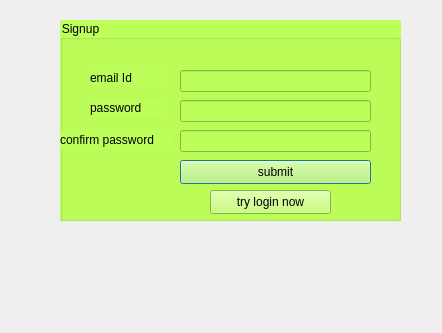
<?xml version="1.0" encoding="UTF-8"?>
<ui version="4.0">
 <class>mmm</class>
 <widget class="QDialog" name="mmm">
  <property name="geometry">
   <rect>
    <x>0</x>
    <y>0</y>
    <width>442</width>
    <height>333</height>
   </rect>
  </property>
  <property name="windowTitle">
   <string>SIGNUP</string>
  </property>
  <widget class="QGroupBox" name="groupBox">
   <property name="geometry">
    <rect>
     <x>60</x>
     <y>20</y>
     <width>341</width>
     <height>201</height>
    </rect>
   </property>
   <property name="styleSheet">
    <string notr="true">background-color: rgb(189, 255, 90);</string>
   </property>
   <property name="title">
    <string>Signup</string>
   </property>
   <widget class="QLabel" name="label">
    <property name="geometry">
     <rect>
      <x>30</x>
      <y>50</y>
      <width>71</width>
      <height>16</height>
     </rect>
    </property>
    <property name="styleSheet">
     <string notr="true">font: 700 10pt &quot;Segoe UI&quot;;</string>
    </property>
    <property name="text">
     <string>email Id</string>
    </property>
   </widget>
   <widget class="QLabel" name="label_2">
    <property name="geometry">
     <rect>
      <x>30</x>
      <y>80</y>
      <width>71</width>
      <height>16</height>
     </rect>
    </property>
    <property name="styleSheet">
     <string notr="true">font: 700 10pt &quot;Segoe UI&quot;;</string>
    </property>
    <property name="text">
     <string>password</string>
    </property>
   </widget>
   <widget class="QLineEdit" name="lineEdit">
    <property name="geometry">
     <rect>
      <x>120</x>
      <y>50</y>
      <width>191</width>
      <height>22</height>
     </rect>
    </property>
   </widget>
   <widget class="QLabel" name="label_3">
    <property name="geometry">
     <rect>
      <x>0</x>
      <y>110</y>
      <width>111</width>
      <height>20</height>
     </rect>
    </property>
    <property name="styleSheet">
     <string notr="true">font: 700 10pt &quot;Segoe UI&quot;;</string>
    </property>
    <property name="text">
     <string>confirm password</string>
    </property>
   </widget>
   <widget class="QLineEdit" name="lineEdit_2">
    <property name="geometry">
     <rect>
      <x>120</x>
      <y>80</y>
      <width>191</width>
      <height>22</height>
     </rect>
    </property>
    <property name="echoMode">
     <enum>QLineEdit::Password</enum>
    </property>
   </widget>
   <widget class="QLineEdit" name="lineEdit_3">
    <property name="geometry">
     <rect>
      <x>120</x>
      <y>110</y>
      <width>191</width>
      <height>22</height>
     </rect>
    </property>
    <property name="echoMode">
     <enum>QLineEdit::Password</enum>
    </property>
   </widget>
   <widget class="QPushButton" name="pushButton">
    <property name="geometry">
     <rect>
      <x>120</x>
      <y>140</y>
      <width>191</width>
      <height>24</height>
     </rect>
    </property>
    <property name="text">
     <string>submit</string>
    </property>
   </widget>
   <widget class="QPushButton" name="pushButton_2">
    <property name="geometry">
     <rect>
      <x>150</x>
      <y>170</y>
      <width>121</width>
      <height>24</height>
     </rect>
    </property>
    <property name="text">
     <string>try login now</string>
    </property>
   </widget>
  </widget>
 </widget>
 <resources/>
 <connections/>
</ui>
